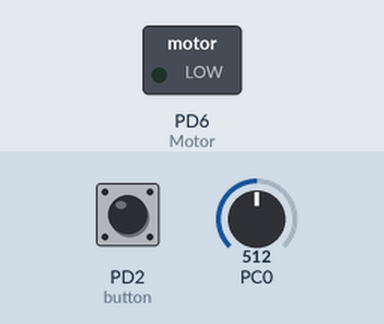
Recording of a program running on a simulated ATmega328P, built with avr-gcc and emulated at 16 MHz. Parts: switched loads named in the program (green lamp = pin HIGH). Inputs (shaded band) come from the test bench; at power-on: PD2 (button) HIGH, PC0 = 512.

Above: at 1.2 s.
1.3 s: PD2 (button) pulled LOW for 0.15 s
At 1.9 s:
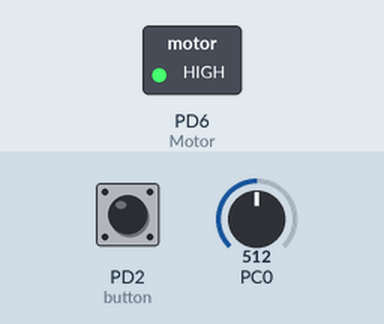
2.9 s: PC0 set to 40
At 3.5 s:
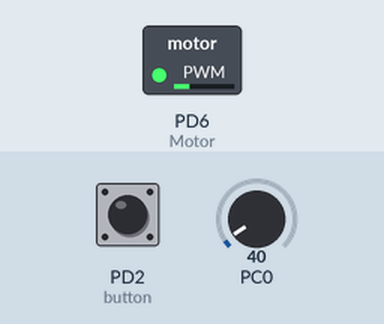
4.4 s: PC0 set to 59
5.9 s: PC0 set to 69
At 6.8 s:
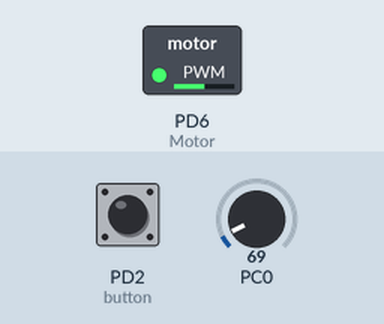
7.4 s: PC0 set to 122
At 7.9 s:
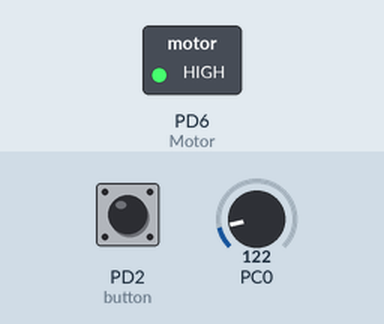
9.1 s: PC0 set to 96
At 9.6 s:
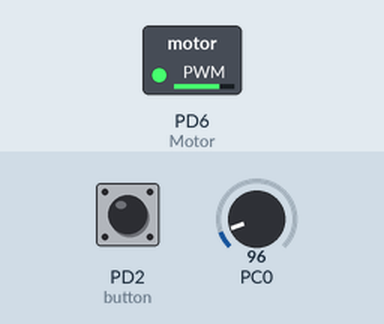
Timing chart, 0 to 11.6 s (numbered marks = the images above; inputs shaded):
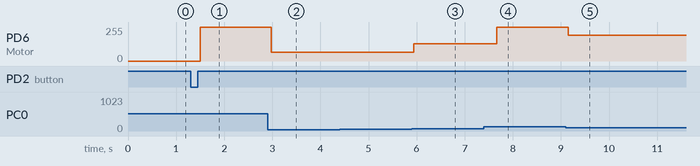

The program:

main.c
```c
/*
 * Automated_Cooling_System_Using_LM35.c
 *
 * Created: 09-05-2026 7.54.28 PM
 * Author : HP
 */

#define F_CPU 16000000UL

#include <avr/io.h>
#include <util/delay.h>
#include "uart.h"

volatile uint8_t state = 0;
#define TEMP_CALIBRATION_OFFSET		-1.8

// ADC Initialisation
void ADC_init(void)
{
	ADMUX |= (1 << REFS0);													// Reference = AVCC (5V), input = ADC0
	ADCSRA |= (1 << ADEN) | (1 << ADPS0) | (1 << ADPS1) | (1 << ADPS2);		// Enable ADC, Prescaler = 128
}

// ADC Reading
uint16_t ADC_Read(uint8_t channel)
{
	channel &= 0x07;														// Limit to 0-7
	ADMUX = (ADMUX & 0xF8) | channel;										// Select channel
	ADCSRA |= (1 << ADSC);													// Start conversion
	while(ADCSRA & (1 << ADSC));											// Wait for conversion complete
	return (ADCL | (ADCH << 8));											// Combine Result
}

float Get_Temperature(void)
{
	uint16_t samples[15];

	for (uint8_t i = 0; i < 15; i++)
	{
		samples[i] = ADC_Read(0);
		_delay_ms(3);
	}

	// Simple sorting (bubble sort)
	for (uint8_t i = 0; i < 14; i++)
	{
		for (uint8_t j = i + 1; j < 15; j++)
		{
			if (samples[j] < samples[i])
			{
				uint16_t temp = samples[i];
				samples[i] = samples[j];
				samples[j] = temp;
			}
		}
	}

	// take middle 5 values average (remove noise)
	uint32_t sum = 0;
	for (uint8_t i = 5; i < 10; i++)
	sum += samples[i];

	float adc_avg = sum / 5.0;

	float temperature = (adc_avg * 500.0) / 1023.0;

	temperature += TEMP_CALIBRATION_OFFSET;

	return temperature;
}


void PWM_init(void)
{
	TCCR0A |= (1 << COM0A1);												// Non-inverting

	TCCR0B |= (1 << CS01);													// Prescalar 8
	TCCR0A |= (1 << WGM00) | (1 << WGM01);									// Fast PWM
	OCR0A = 0;																// Motor OFF Initially
}

void System_Control(void)
{
	if(!(PIND & (1 << PIND2)))
	{
		_delay_ms(50);														// Debounce delay

		if (!(PIND & (1 << PIND2)))
		{
			state ^= 1;														// Toggle system state

			while(!(PIND & (1 << PIND2)));									// Wait until button Release
		}
	}
}

void Motor_Speed(float temperature)
{
	if (temperature < 30)
	{
		OCR0A = 64;															// 25% speed
	}
	else if(temperature >=30 && temperature < 40)
	{
		OCR0A = 128;														// 50% speed
	}
	else if(temperature >=40 && temperature < 50)
	{
		OCR0A = 192;														// 75% speed
	}
	else
	{
		OCR0A = 255;														// 100% speed
	}
}


int main(void)
{
	DDRD |= (1 << DDD6);													// Set PD6 for Output Motor

	DDRD &= ~(1 << DDD2);													// Output for Push-Button
	PORTD |= (1 << PORTD2);													// Enable Pull-up

	ADC_init();
	PWM_init();
	UART_Init();
    /* Replace with your application code */
    while (1)
    {
		System_Control();

		if(state)
		{
			float temp = Get_Temperature();									// Read temperature from LM35 sensor

			Motor_Speed(temp);												// Adjust motor speed according to temperature

			_delay_ms(200);													// Small delay for stable operation
		}
		else
		{
			OCR0A = 0;														// Motor OFF
		}
    }
}
```

uart.c
```c
/*
 * uart.c
 *
 * Created: 18-05-2026 2.05.25 PM
 *  Author: HP
 */

#define F_CPU 16000000UL

#include <avr/io.h>
#include "uart.h"

void UART_Init(void)
{
	UBRR0H = (unsigned char)(UBRR_VALUE >> 8);
	UBRR0L = (unsigned char)UBRR_VALUE;
	UCSR0B = (1 << RXEN0) | (1 << TXEN0);				// Enable Tx and Rx
	UCSR0C = (1 << UCSZ01) | (1 << UCSZ00);				// 8-bit data
}

void UART_TxChar(char data)
{
	while (!(UCSR0A & (1 << UDRE0)));					// Wait until buffer empty
	UDR0 = data;
}

void UART_TxString(const char *str)
{
	while (*str)
	{
		UART_TxChar(*str++);
	}
}

char UART_RxChar(void)
{
	while(!(UCSR0A & (1 << RXC0)));						// Wait for data

	return UDR0;
}

void UART_TxHex(uint8_t value)
{
	const char hexChars[] = "0123456789ABCDEF";
	char hex[5];
	hex[0] = hexChars[(value >> 4) & 0x0F];
	hex[1] = hexChars[value & 0x0F];
	hex[2] = '\r';
	hex[3] = '\n';
	hex[4] = '\0';
	UART_TxString("0x");
	UART_TxString(hex);
}
void UART_TxNumber(uint32_t num)
{
	char buffer[12];
	ltoa(num, buffer, 10);								// convert to string (long to ASCII)
	UART_TxString(buffer);
}
```

uart.h
```c
/*
 * uart.h
 *
 * Created: 18-05-2026 2.05.37 PM
 *  Author: HP
 */


#ifndef UART_H_
#define UART_H_

#include <avr/io.h>
#include <stdlib.h>

#define F_CPU 16000000UL
#define BAUDRATE 9600
#define UBRR_VALUE ((F_CPU / (16UL * BAUDRATE)) - 1)

// === Function Prototypes ===
void UART_Init(void);
void UART_TxChar(char data);
void UART_TxString(const char *str);
void UART_TxHex(uint8_t value);
void UART_TxNumber(uint32_t num);
char UART_RxChar(void);

#endif /* UART_H_ */
```

Measured:
- the behaviour switches between 65 and 66 on PC0 (found by bisection; images 2 and 3)
- the behaviour switches between 106 and 105 on PC0 (found by bisection; images 4 and 5)
- after the input at 1.3 s, PD6 (Motor): 0/255 → 255/255 after 0.20 s
- after the input at 2.9 s, PD6 (Motor): 255/255 → 64/255 after 0.08 s
- after the input at 4.4 s, every drawn part: stays the same
- after the input at 5.9 s, PD6 (Motor): 64/255 → 128/255 at once
- after the input at 7.4 s, PD6 (Motor): 128/255 → 255/255 after 0.27 s
- after the input at 9.1 s, PD6 (Motor): 255/255 → 192/255 after 0.05 s
